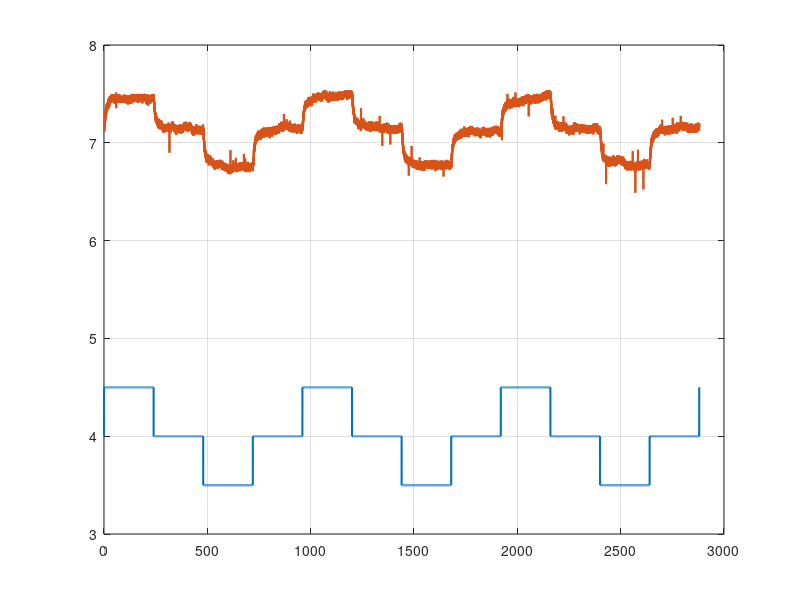

Recreate this plot in MATLAB. (Note: this script raises an error after producing the figure.)
clc; clear; close all; warning('off','all');

save_dir = 'csv_data';

% ensure save dir exists
if ~exist(save_dir,'dir')
    mkdir(save_dir);
end

load pb_mer/pb_vent6_spir4.mat

%----------------------------------------------------------------------------------------
% RAW DATA ------------------------------------------------------------------------------
%----------------------------------------------------------------------------------------

time = time(2400:end) - time(2400);
spir = spir(2400:end);
snimac = snimac1(2400:end);

figure(1);
plot(time, spir, 'LineWidth', 1.5);
hold on;
plot(time, snimac, 'LineWidth', 1.5);
grid on;
hold on;

%----------------------------------------------------------------------------------------
% Detrended and normalized data ---------------------------------------------------------
%----------------------------------------------------------------------------------------

snimac_n = my_detrend(snimac, time);
plot(time, snimac_n, 'LineWidth', 1.5);
hold off;

spir_n = spir - 4;

T = table(time, spir, snimac, spir_n, snimac_n, 'VariableNames', {'time','spir','snimac1','spir_n','snimac1_n'});
fname = fullfile(save_dir, 'pb_vent6_spir4_raw.csv');
writetable(T, fname);  

%----------------------------------------------------------------------------------------
% Average data calculation --------------------------------------------------------------
%----------------------------------------------------------------------------------------

time = time(1:9600);
snimac_n = mean([snimac_n(1:9600), snimac_n(9601:19200), snimac_n(19201:28800)], 2);
spir_n = spir_n(1:9600);

figure(2);
plot(time, spir_n, 'LineWidth', 1.5);
hold on;
plot(time, snimac_n, 'LineWidth', 1.5);
grid on;
hold off;

T = table(time, spir_n, snimac_n, 'VariableNames', {'time','spir_n','snimac1_n'});
fname = fullfile(save_dir, 'pb_vent6_spir4_avg.csv');
writetable(T, fname);

%----------------------------------------------------------------------------------------
% Identification ------------------------------------------------------------------------
%----------------------------------------------------------------------------------------

Ts = 0.1;

Gs_ls = ls_identify_basic(snimac_n, spir_n, Ts)
[num, den] = tfdata(Gs_ls, 'v');
num = [0, 0, num(3)];
Gs_ls = tf(num, den)
snimac_s_ls = lsim(Gs_ls, spir_n, time);

Gs_fmin = tf_identify_fmin(snimac_n, spir_n, time, Ts)
[num, den] = tfdata(Gs_fmin, 'v');
num = [0, 0, num(3)];
Gs_fmin = tf(num, den)
snimac_s_fmin = lsim(Gs_fmin, spir_n, time);

rmse_ls   = sqrt(mean((snimac_n - snimac_s_ls).^2));
rmse_fmin = sqrt(mean((snimac_n - snimac_s_fmin).^2));

fprintf('\n---------------------------------------------\n');
fprintf('RMSE (Least Squares): %.6f\n', rmse_ls);
fprintf('RMSE (fminsearch):    %.6f\n', rmse_fmin);
fprintf('---------------------------------------------\n\n');

figure(3);
plot(time, snimac_n, 'k', 'LineWidth', 1.5); hold on;
plot(time, snimac_s_ls, 'r--', 'LineWidth', 1.3);
plot(time, snimac_s_fmin, 'b-.', 'LineWidth', 1.3);
grid on;
hold off;

T = table(time, spir_n, snimac_n, snimac_s_ls, snimac_s_fmin, 'VariableNames', {'time','spir_n','snimac1_n','snimac1_s_ls','snimac1_s_fmin'});
fname = fullfile(save_dir, 'pb_vent6_spir4_id.csv');
writetable(T, fname);

% save('pb_vent6_spir4_id.mat', 'Gs_fmin', 'Gs_ls');

%----------------------------------------------------------------------------------------
% FUNCTIONS -----------------------------------------------------------------------------
%----------------------------------------------------------------------------------------
warning('on','all');

function G = ls_identify_basic(y, u, Ts)
    
    y = y(:);
    u = u(:);
    N = length(y);
    na = 2; nb = 2;
    
    Phi = zeros(N-2, na+nb);
    for k = 3:N
        Phi(k-2,:) = [-y(k-1), -y(k-2), u(k-1), u(k-2)];
    end
    Y = y(3:N);
    
    theta = pinv(Phi) * Y;  
    
    a1 = theta(1); 
    a2 = theta(2);
    b1 = theta(3); 
    b2 = theta(4);
    
    num = [b1 b2];
    den = [1 a1 a2];
    Gd = tf(num, den, Ts);
    
    G = d2c(Gd, 'tustin');

end

function G = tf_identify_fmin(y, u, time, Ts)

    y = y(:);
    u = u(:);
    time = time(:);

    p0 = [0 0 0 0];

    cost_fun = @(p) rmse_cost_stable(p, u, y, time, Ts);

    opts = optimset('Display', 'off', 'TolX', 1e-8, 'TolFun', 1e-8);
    p_opt = fminsearch(cost_fun, p0, opts);

    p_opt = 50 * tanh(p_opt);
    a1 = p_opt(1); a2 = p_opt(2); b1 = p_opt(3); b2 = p_opt(4);

    Gd = tf([b1 b2], [1 a1 a2], Ts);
    G  = d2c(Gd, 'tustin');

end

function err = rmse_cost_stable(p, u, y, t, Ts)

    p = 50 * tanh(p);
    a1 = p(1); a2 = p(2); b1 = p(3); b2 = p(4);

    try

        Gd = tf([b1 b2], [1 a1 a2], Ts);

        poles = pole(Gd);
        if any(abs(poles) >= 1)
            err = 1e6;
            return;
        end

        G = d2c(Gd, 'tustin');
        y_sim = lsim(G, u, t);

        err = sqrt(mean((y - y_sim).^2));

        if isnan(err) || isinf(err)
            err = 1e6;
        end

    catch
        err = 1e6;
    end
end

% my_detrend
% Implements subtraction of the linear trend using formulas (2.6)-(2.7)
% from the book:
% Douglas C. Montgomery, Elizabeth A. Peck, G. Geoffrey Vining.
% "Introduction to Linear Regression Analysis", 5th Edition, Wiley, 2012.
% (Section 2.2.1)

function y_detr = my_detrend(y, x)

    y = y(:);
    x = x(:);
    n = length(y);

    Sx  = sum(x);
    Sy  = sum(y);
    Sxx = sum(x.^2);
    Sxy = sum(x .* y);

    b1 = (n*Sxy - Sx*Sy) / (n*Sxx - Sx^2);  
    b0 = mean(y) - b1 * mean(x);            

    y_detr = y - (b0 + b1*x);

end
